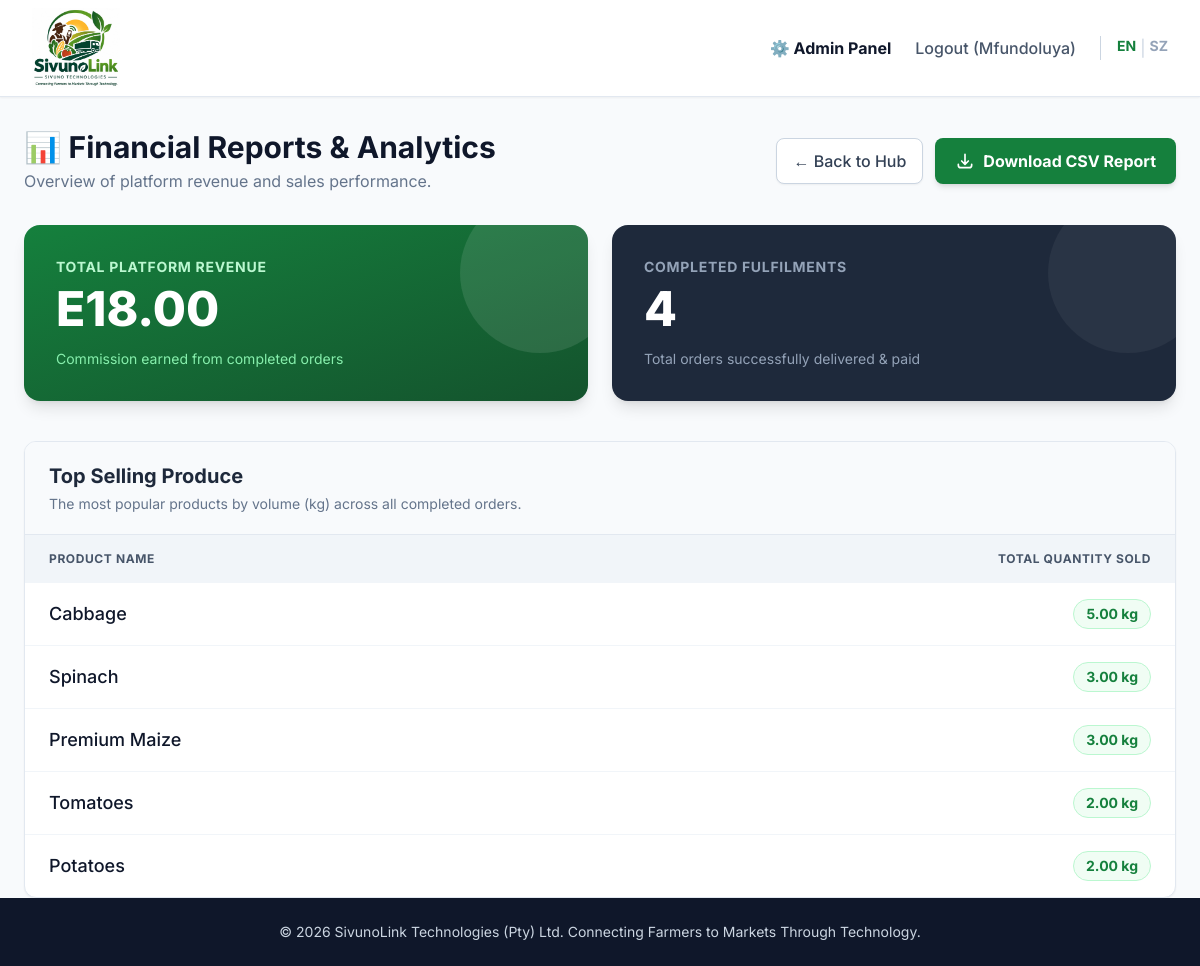
/admin-dashboard/reports/ (signed in), run on the app's committed database.
### core/models.py (models this page shows, shortened)
class User(AbstractUser):
    ROLE_CHOICES = (
        ('FARMER', 'Farmer'),
        ('BUYER', 'Urban Buyer'),
        ('DRIVER', 'Transport Driver'),
        ('ADMIN', 'Platform Admin'),
    )
    LANGUAGE_CHOICES = (('en', 'English'), ('sz', 'siSwati'))
    REGION_CHOICES = (
        ('HHOHHO', 'Hhohho'),
        ('MANZINI', 'Manzini'),
        ('SHISELWENI', 'Shiselweni'),
        ('LUBOMBO', 'Lubombo'),
    )
    role = models.CharField(max_length=10, choices=ROLE_CHOICES, default='BUYER')
    phone_number = models.CharField(max_length=15, unique=True)
    is_verified = models.BooleanField(default=False)
    preferred_language = models.CharField(max_length=2, choices=LANGUAGE_CHOICES, default='en')
    is_available = models.BooleanField(default=True, help_text="Toggle driver pickup availability")
    groups = models.ManyToManyField('auth.Group', related_name="custom_user_set", blank=True)
    user_permissions = models.ManyToManyField('auth.Permission', related_name="custom_user_set", blank=True)

class ProduceListing(models.Model):
    CATEGORY_CHOICES = (
        ('GRAINS', 'Grains'),
        ('VEGETABLES', 'Fresh Vegetables'),
        ('TOMATOES', 'Fresh Tomatoes'),
        ('FRUITS', 'Fruits'),
        ('LEGUMES', 'Legumes'),
        ('OTHER', 'Other'),
    )
    STATUS_CHOICES = (
        ('Available', 'Available'),
        ('Sold Out', 'Sold Out'),
        ('In Transit', 'In Transit'),
    )
    farmer = models.ForeignKey(User, on_delete=models.CASCADE, limit_choices_to={'role': 'FARMER'})
    product_name = models.CharField(max_length=100)
    category = models.CharField(max_length=20, choices=CATEGORY_CHOICES, default='VEGETABLES')
    price_per_kg = models.DecimalField(max_digits=10, decimal_places=2, help_text="Price in Emalangeni (E)")
    available_quantity_kg = models.DecimalField(max_digits=10, decimal_places=2)
    description = models.TextField(blank=True, null=True)
    quality_grade = models.CharField(max_length=1, choices=(('A', 'A'), ('B', 'B'), ('C', 'C')), default='B')
    status = models.CharField(max_length=20, choices=STATUS_CHOICES, default='Available')
    image = models.ImageField(upload_to='produce_photos/', blank=True, null=True)
    created_at = models.DateTimeField(auto_now_add=True)

### core/views.py (the view)
# urls.py: path('admin-dashboard/reports/', views.admin_reports, name='admin_reports'),
@login_required
def admin_reports(request):
    if not request.user.is_superuser:
        return redirect('dashboard')
    lang = request.GET.get('lang', request.session.get('lang', 'en'))
    request.session['lang'] = lang
    translations = LANG_DICT.get(lang, LANG_DICT['en'])
    fulfilments = OrderFulfilment.objects.filter(status='COMPLETED')
    total_revenue = fulfilments.aggregate(Sum('commission_amount'))['commission_amount__sum'] or 0.00
    completed_orders = fulfilments.count()
    top_produce = OrderItem.objects.filter(
        order__fulfilments__status='COMPLETED'
    ).values(
        'produce__product_name'
    ).annotate(
        total_kg_sold=Sum('quantity_ordered_kg')
    ).order_by('-total_kg_sold')[:5]
    context = {
        't': translations,
        'current_lang': lang,
        'total_revenue': total_revenue,
        'completed_orders': completed_orders,
        'top_produce': top_produce
    }
    return render(request, 'admin_reports.html', context)

### templates/admin_reports.html
{% extends 'base.html' %}
{% block content %}
<div class="max-w-6xl mx-auto mt-8">
    <div class="flex justify-between items-center mb-8">
        <div>
            <h1 class="text-3xl font-bold text-slate-900">📊 Financial Reports & Analytics</h1>
            <p class="text-slate-500 mt-1">Overview of platform revenue and sales performance.</p>
        </div>
        <div class="flex gap-3">
            <a href="{% url 'custom_admin_settings' %}" class="bg-white border border-slate-300 text-slate-700 px-4 py-2.5 rounded-lg font-medium shadow-sm hover:bg-slate-50 transition">
                ← Back to Hub
            </a>
            <a href="{% url 'export_csv' %}" class="bg-green-700 hover:bg-green-800 text-white px-5 py-2.5 rounded-lg font-bold shadow-md transition flex items-center gap-2">
                <svg class="w-5 h-5" fill="none" stroke="currentColor" viewBox="0 0 24 24"><path stroke-linecap="round" stroke-linejoin="round" stroke-width="2" d="M4 16v1a3 3 0 003 3h10a3 3 0 003-3v-1m-4-4l-4 4m0 0l-4-4m4 4V4"></path></svg>
                Download CSV Report
            </a>
        </div>
    </div>
    <div class="grid grid-cols-1 md:grid-cols-2 gap-6 mb-10">
        <div class="bg-gradient-to-br from-green-700 to-green-900 text-white p-8 rounded-2xl shadow-lg relative overflow-hidden">
            <div class="relative z-10">
                <h2 class="text-sm font-bold uppercase tracking-wider text-green-200 mb-2">Total Platform Revenue</h2>
                <p class="text-5xl font-extrabold">E{{ total_revenue|floatformat:2 }}</p>
                <p class="text-sm text-green-300 mt-4">Commission earned from completed orders</p>
            </div>
            <div class="absolute top-0 right-0 -mr-8 -mt-8 w-40 h-40 bg-white opacity-10 rounded-full"></div>
        </div>
        <div class="bg-slate-800 text-white p-8 rounded-2xl shadow-lg relative overflow-hidden">
            <div class="relative z-10">
                <h2 class="text-sm font-bold uppercase tracking-wider text-slate-400 mb-2">Completed Fulfilments</h2>
                <p class="text-5xl font-extrabold">{{ completed_orders }}</p>
                <p class="text-sm text-slate-400 mt-4">Total orders successfully delivered & paid</p>
            </div>
            <div class="absolute top-0 right-0 -mr-8 -mt-8 w-40 h-40 bg-white opacity-5 rounded-full"></div>
        </div>
    </div>
    <div class="bg-white rounded-xl shadow-sm border border-slate-200 overflow-hidden">
        <div class="px-6 py-5 border-b border-slate-200 bg-slate-50">
            <h2 class="text-xl font-bold text-slate-800">Top Selling Produce</h2>
            <p class="text-sm text-slate-500 mt-1">The most popular products by volume (kg) across all completed orders.</p>
        </div>
        <table class="w-full text-left text-sm">
            <thead class="bg-slate-100 text-slate-600 uppercase tracking-wider text-xs">
                <tr>
                    <th class="px-6 py-4 font-bold">Product Name</th>
                    <th class="px-6 py-4 font-bold text-right">Total Quantity Sold</th>
                </tr>
            </thead>
            <tbody class="divide-y divide-slate-100">
                {% for item in top_produce %}
                <tr class="hover:bg-slate-50 transition">
                    <td class="px-6 py-4 font-medium text-slate-900 text-lg">
                        {{ item.produce__product_name }}
                    </td>
                    <td class="px-6 py-4 text-right">
                        <span class="inline-flex items-center gap-1 bg-green-50 text-green-700 font-bold px-3 py-1 rounded-full border border-green-200">
                            {{ item.total_kg_sold|floatformat:2 }} kg
                        </span>
                    </td>
                </tr>
                {% empty %}
                <tr>
                    <td colspan="2" class="px-6 py-12 text-center text-slate-500">
                        No completed sales data available yet.
                    </td>
                </tr>
                {% endfor %}
            </tbody>
        </table>
    </div>
</div>
{% endblock %}

### templates/base.html (shortened to what this page needs)
{% load static %}
<!DOCTYPE html>
<html lang="en">
<head>
    <script src="https://cdn.tailwindcss.com"></script>
</head>
<body class="bg-slate-50 text-slate-800 antialiased flex flex-col min-h-screen">
    <nav class="bg-white shadow-sm border-b border-slate-200 sticky top-0 z-50">
        <div class="max-w-7xl mx-auto px-4 sm:px-6 lg:px-8">
            <div class="flex justify-between h-24 items-center">
                <div class="flex items-center">
                    <a href="/" class="flex items-center">
                        <img src="{% static 'sivunolink-full.png' %}" alt="SivunoLink" class="h-20 w-auto object-contain">
                    </a>
                </div>
                <div class="hidden md:flex items-center space-x-6">
                    {% if request.user.is_authenticated %}
                        {% if request.user.is_superuser %}
                            <a href="{% url 'custom_admin_settings' %}" class="text-slate-900 font-bold hover:text-green-700 transition">⚙️ Admin Panel</a>
                        {% endif %}
                        <form method="post" action="{% url 'logout' %}" class="inline m-0 p-0">
                            <button type="submit" class="text-slate-600 hover:text-red-600 font-medium transition cursor-pointer">
                                Logout ({{ request.user.username }})
                            </button>
                        </form>
                    {% else %}
                        <a href="{% url 'login' %}" class="bg-green-700 hover:bg-green-800 text-white px-5 py-2 rounded-lg font-medium transition shadow-sm">Login / Register</a>
                    {% endif %}
                    <div class="flex gap-1 ml-4 border-l pl-4 border-slate-300">
                        <a href="?lang=en" class="text-sm font-bold {% if current_lang == 'en' %}text-green-700{% else %}text-slate-400{% endif %}">EN</a>
                        <span class="text-slate-300">|</span>
                        <a href="?lang=sz" class="text-sm font-bold {% if current_lang == 'sz' %}text-green-700{% else %}text-slate-400{% endif %}">SZ</a>
                    </div>
                </div>
            </div>
        </div>
    </nav>
    <main class="flex-grow w-full relative">
        {% block content %}{% endblock %}
    </main>
    <footer class="bg-slate-900 text-slate-300 py-6 mt-auto z-10 relative">
        <div class="max-w-7xl mx-auto px-4 text-center text-sm">
            &copy; 2026 SivunoLink Technologies (Pty) Ltd. Connecting Farmers to Markets Through Technology.
        </div>
    </footer>
</body>
</html>

### templates/base.html (style rules this page uses)
body { font-family: 'Inter', sans-serif; }

### data on the page
User: user.username "Mfundoluya"
ProduceListing: produce__product_name "Cabbage", total_kg_sold "5.00"
ProduceListing: produce__product_name "Spinach", total_kg_sold "3.00"
ProduceListing: produce__product_name "Premium Maize", total_kg_sold "3.00"
ProduceListing: produce__product_name "Tomatoes", total_kg_sold "2.00"
ProduceListing: produce__product_name "Potatoes", total_kg_sold "2.00"

### other printed values
{{ total_revenue|floatformat:2 }} "18.00"
{{ completed_orders }} "4"
